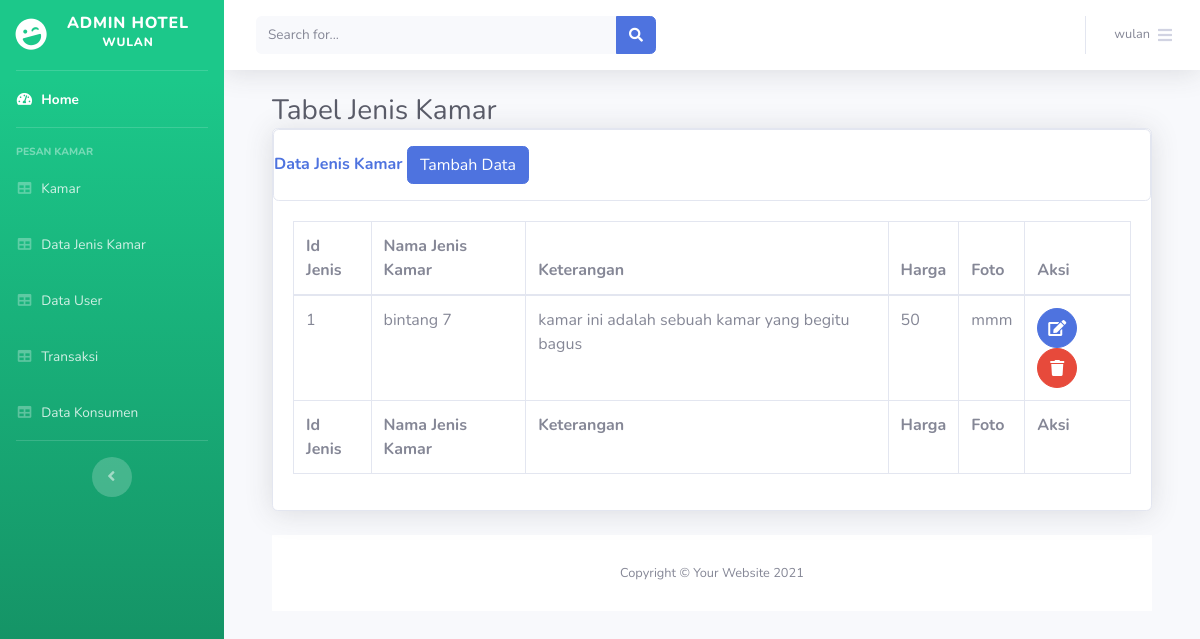
/latihan_hotel_wulan/index.php/data_jenis_kamar, run on the app's committed database.
### tables this page shows
CREATE TABLE `tbl_jenis_kamar` (
  `id_jenis` int(11) NOT NULL,
  `nama_jenis_kamar` varchar(100) NOT NULL,
  `keterangan` text NOT NULL,
  `harga` int(11) NOT NULL,
  `foto` varchar(100) NOT NULL
);

### latihan_hotel_wulan/application/controllers/Data_jenis_kamar.php (called while the page is built, shortened)
<?php
class Data_jenis_kamar extends CI_Controller
{
    function index()
    {
     $data['tbl_jenis_kamar']= $this->M_jenis_kamar->SemuaData();
        $this->load->view('partial_admin/header');
        $this->load->view('partial_admin/sidebar');
        $this->load->view('partial_admin/topbar');
        $this->load->view('partial_admin//js');
        $this->load->view('content_admin/data_jenis_kamar',$data);
        $this->load->view('partial_admin/footer');
    }
}

### latihan_hotel_wulan/index.php (called while the page is built, shortened)
<?php
require_once BASEPATH.'core/CodeIgniter.php';

### latihan_hotel_wulan/application/models/M_jenis_kamar.php (called while the page is built, shortened)
<?php
class M_jenis_kamar extends  CI_Model{
    function SemuaData(){
        return $this->db->get('tbl_jenis_kamar')->result_array();
    }
}

### latihan_hotel_wulan/application/views/content_admin/data_jenis_kamar.php (the view)
<div class="container-fluid">
    <hi class="h3 mb-2 text-gray-800">
        Tabel Jenis Kamar
</hi>
<div class="card shadow mb-4">
    <div class="card header py-3">
    <h6 class="m-0 font-weight-bold text-primary">Data Jenis Kamar
        <a href="<?= base_url('index.php/data_jenis_kamar/tambah_data'); ?>">
            <button class="btn btn-primary">Tambah Data</button>
</a>
</h6>
</div>
<div class="card-body">
    <div class="table-responsive">
        <table class="table table-bordered" id="datatable" width="100%" cellpacing="0">
             <thead>
            <tr>
                <th>Id Jenis</th>
                <th>Nama Jenis Kamar</th>
                <th>Keterangan</th>
                <th>Harga</th>
                <th>Foto</th>
                <th>Aksi</th>
            </tr>
        </thead>
        <tfoot>
            <tr>
                <th>Id Jenis</th>
                <th>Nama Jenis Kamar</th>
                <th>Keterangan</th>
                <th>Harga</th>
                <th>Foto</th>
                <th>Aksi</th>
            </tr>
        </tfoot>
        <tbody>
            <?php
        $no = 1;
foreach ($tbl_jenis_kamar as $tjk) :
?>
    <tr>
        <td><?php echo $no++; ?></td>
        <td><?php echo $tjk["nama_jenis_kamar"] ?></td>
        <td><?php echo $tjk["keterangan"] ?></td>
        <td><?php echo $tjk["harga"] ?></td>
        <td><?php echo $tjk["foto"] ?></td>
        <td>
            <a href="<?= base_url('index.php/data_jenis_kamar/update_data/') ?><?php echo $tjk['id_jenis']?>" class="btn btn-primary btn-circle">
                 <i class="fas fa-edit"></i>
           </a>
            <a href="<?= base_url('index.php/data_jenis_kamar/hapus_data/') ?><?php echo $tjk['id_jenis'] ?>" class="btn btn-danger btn-circle">
                  <i class="fas fa-trash"></i>
          </a>
      </td>
</tr>
<?php endforeach; ?>
</tbody>
</table>
</div>
</div>
</div>

### data on the page
tbl_jenis_kamar: nama_jenis_kamar "bintang 7", keterangan "kamar ini adalah sebuah kamar yang begitu bagus", harga "50", foto "mmm"
